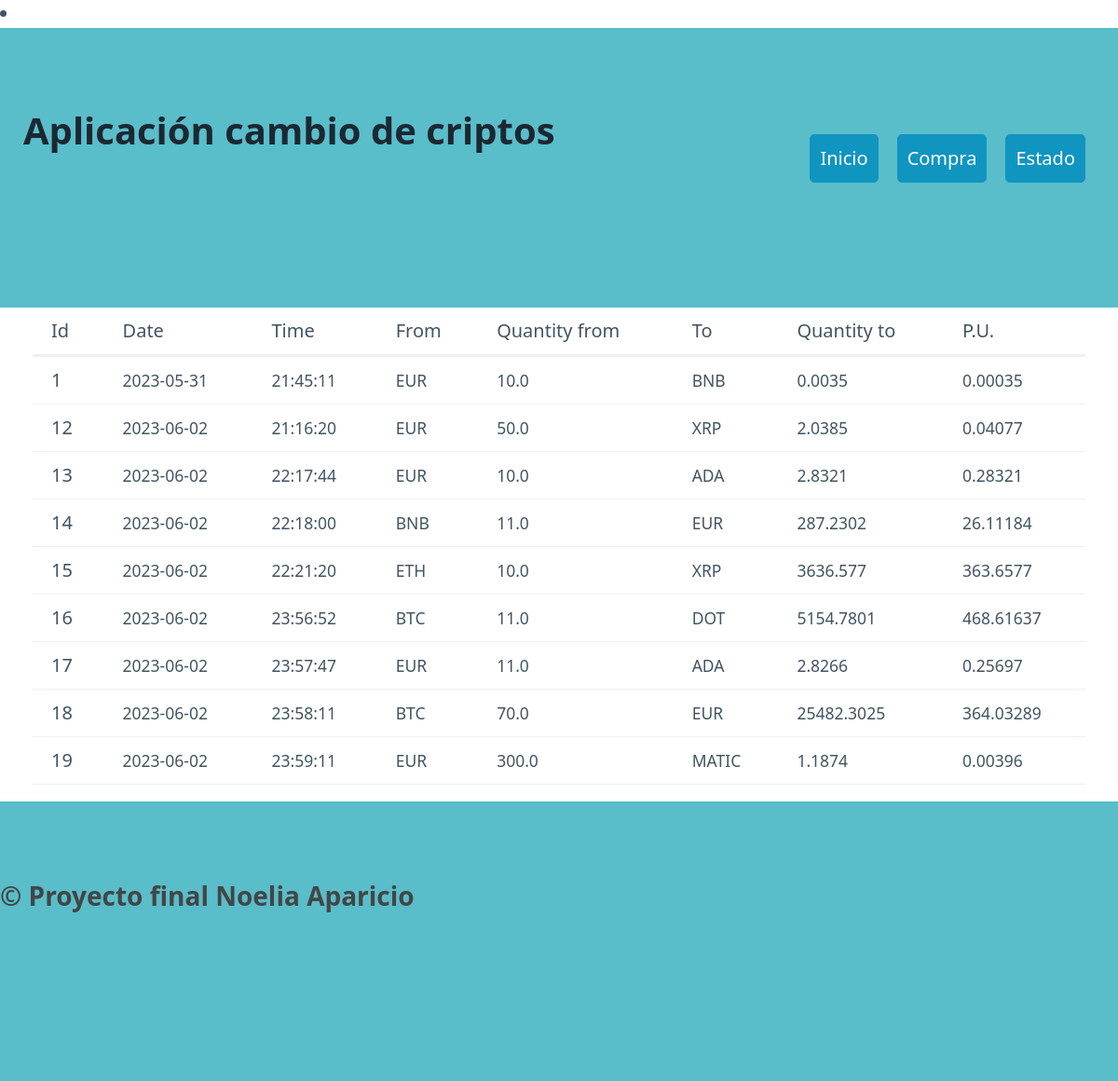
Before: / with the older database file.
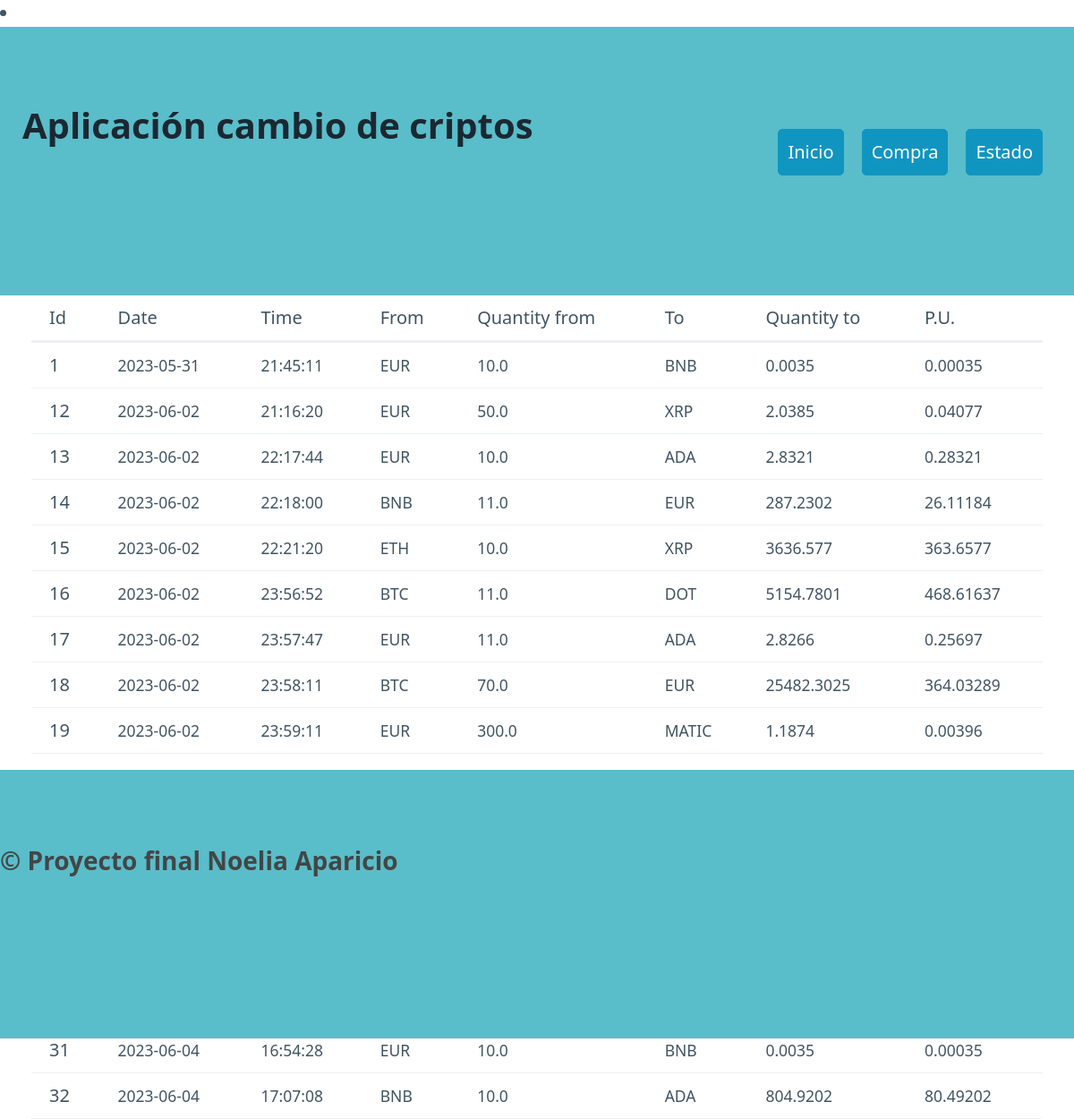
After: the same page with the newer database file.
### tables this page shows
CREATE TABLE "mov_criptos" (
	"id"	INTEGER,
	"date"	TEXT NOT NULL,
	"time"	TEXT NOT NULL,
	"mfrom"	TEXT NOT NULL,
	"quantity_from"	REAL NOT NULL,
	"mto"	TEXT NOT NULL,
	"quantity_to"	REAL NOT NULL,
	PRIMARY KEY("id" AUTOINCREMENT)
);

### flask_classic/routes.py (the view)
@app.route("/")
def index():
    dic_index = conexion_base()
    no_data = False
    if not dic_index:
        no_data = True
        return render_template ("index.html", datos=dic_index, sin_data = no_data)
    else:
        return render_template ("index.html", datos=dic_index)

### flask_classic/models.py (called while the page is built)
def conexion_base(): #aqui hacemos la conexion con la base de datos
    conectar = Conexion ("SELECT * FROM mov_criptos;")
    fila = conectar.res.fetchall()
    columna = conectar.res.description
    li_diccionario=[]
    if fila:
        for f in fila:
            diccionario = {}
            posicion = 0
            for c in columna:
                diccionario[c[0]] = f[posicion]
                posicion += 1
            li_diccionario.append(diccionario)
    conectar.con.close() #cerramos la query
    return li_diccionario

### flask_classic/templates/index.html (shortened to what this page needs)
{% extends "base.html" %}
{% block section %}
    <div class="container" id="tabla">
        <table>
            <thead>
              <tr>
                <th scope="col">Id</th>
                <th scope="col">Date</th>
                <th scope="col">Time</th>
                <th scope="col">From</th>
                <th scope="col">Quantity from</th>
                <th scope="col">To</th>
                <th scope="col">Quantity to</th>
                <th scope="col">P.U.</th>
              </tr>
            </thead>
            <tbody>
                {% for item in datos %}
                    <tr>
                        <th>{{item.id}}</th>
                        <td>{{item.date}}</td>
                        <td>{{item.time}}</td>
                        <td>{{item.mfrom}}</td>
                        <td>{{item.quantity_from}}</td>
                        <td>{{item.mto}}</td>
                        <td>{{item.quantity_to|round(4)}}</td>
                        <td>{{(item.quantity_to/item.quantity_from)|round(5)}}</td>
                    </tr>
                {% endfor %}
            </tbody>
        </table>
    </div>
{% endblock %}

### flask_classic/templates/base.html (shortened to what this page needs)
<!DOCTYPE html>
<html lang="en">
<head>
    <link rel="stylesheet" href="/static/pico.css">
    <link rel="stylesheet" href="/static/styles.css">
    <li><link rel="stylesheet" href="https://fonts.googleapis.com/css2?family=Material+Symbols+Outlined:opsz,wght,FILL,GRAD@48,400,0,0" /></li>
</head>
<body>
    <header>
        <div class="container">
            <nav>
                <ul>
                    <h1>Aplicación cambio de criptos</h1>
                </ul>
                <ul>
                    <li><a href="/" role="button">Inicio</a></li>
                    <li><a href="/purchase" role="button">Compra</a></li>
                    <li><a href="/status" role="button">Estado</a></li>
                </ul>
            </nav>
        </div>
    </header>
    <section class="container">
        {% block section %}
        {% endblock %}
    </section>
    <footer>
            &copy; Proyecto final Noelia Aparicio
    </footer>

### flask_classic/static/styles.css (style rules this page uses)
header, footer { background-color: #5abdca; color: #424646; font-size: 1.4em; font-weight: bold; height: 300px; }
body { min-height: 100vh; display: grid; grid-template-rows: auto auto 1fr auto; margin: 0; }
#tabla { height: 450px; }

Changed rows visible on the page:
added mov_criptos: id "31", date "2023-06-04", time "16:54:28", mfrom "EUR", quantity_from "10.0", mto "BNB", quantity_to "0.0035", (item.quantity_to/item.quantity_from)|round(5) "0.00035"
added mov_criptos: id "32", date "2023-06-04", time "17:07:08", mfrom "BNB", quantity_from "10.0", mto "ADA", quantity_to "804.9202", (item.quantity_to/item.quantity_from)|round(5) "80.49202"
